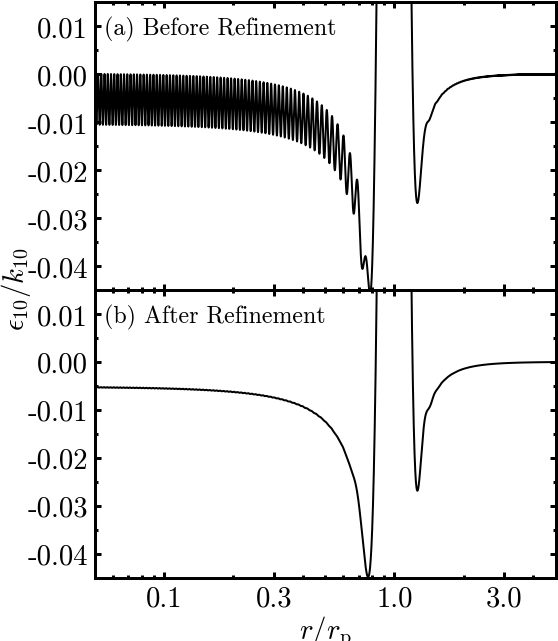

Generate this figure with Julia:
# MR19 Fig. 15: one phase-gradient secant refinement of the fiducial m=10 mode.
# All physics, conventions and diagnostic reductions live in AccretionDisc.Modes.
# Preregistered comparison: emri-disk evidence/mr19-fig15/TOLERANCES.json.
# julia --project=reproduce -t1 reproduce/arXiv-1811.09628/fig15_phase_refine.jl --check
include(joinpath(@__DIR__, "..", "_lib", "repro_harness.jl"))
using .ReproHarness
opts=ReproHarness.parse_args()
ReproHarness.setup!()
ReproHarness.require_tier(opts,:heavy)
using GrTools
using GrTools.AccretionDisc: mr19_phase_refinement
using DelimitedFiles: writedlm

println("[repro] MR19 m=10, 60000 points, one phase-gradient step"); flush(stdout)
t0=time()
figure=mr19_phase_refinement()
println("[repro] solve wall=$(time()-t0) s"); flush(stdout)
s=figure.result
idx=1:30:length(figure.r)
@repro_result "r" figure.r[idx]
@repro_result "before" figure.before[idx]
@repro_result "after" figure.after[idx]
@repro_result "C_before" collect(s.C_before)
@repro_result "C_after" collect(s.C_after)
@repro_result "X_before" collect(s.X_before)
@repro_result "X_after" collect(s.X_after)
@repro_result "X_ratio" collect(s.X_after ./ s.X_before)
@repro_result "relative_C_change" collect(s.relative_C_change)
@repro_result "relative_state_change" collect(s.relative_state_change)
@repro_result "boundary_indices" collect(s.indices)

# Optional full-resolution verification output; never a physics input or a golden substitute.
if haskey(ENV,"MR19_FIG15_EVIDENCE")
    dir=ENV["MR19_FIG15_EVIDENCE"]
    writedlm(joinpath(dir,"computed.csv"),hcat(figure.r,figure.before,figure.after),',')
    metrics=Dict("relative_C_change"=>collect(s.relative_C_change),
                 "relative_state_change"=>collect(s.relative_state_change),
                 "X_before"=>collect(s.X_before),"X_after"=>collect(s.X_after),
                 "C_before"=>[[real(c),imag(c)] for c in s.C_before],
                 "C_after"=>[[real(c),imag(c)] for c in s.C_after])
    write(joinpath(dir,"metrics.json"),ReproHarness.json_write(metrics))
end

# Presentation only: same touching panels, shared axes and labels as the source vector figure.
# Python is used for the Matplotlib Computer Modern mathtext and precise shared-panel layout.
if opts.mode === :regen
    mktemp() do table,io
        writedlm(io,hcat(figure.r,figure.before,figure.after),','); close(io)
        png=joinpath(@__DIR__,"fig15_phase_refine.png")
        presentation=raw"""
import sys
import numpy as np
import matplotlib
matplotlib.use('Agg')
import matplotlib.pyplot as plt
from matplotlib.ticker import LogLocator, NullFormatter, MultipleLocator, FormatStrFormatter
plt.rcParams.update({'font.family':'serif','font.serif':['cmr10'],'mathtext.fontset':'cm','axes.unicode_minus':False,'axes.formatter.use_mathtext':True,'font.size':14.3462,'axes.linewidth':1.5,'xtick.direction':'in','ytick.direction':'in'})
a=np.loadtxt(sys.argv[1],delimiter=',')
fig,axs=plt.subplots(2,1,sharex=True,figsize=(3.875,4.4583),gridspec_kw={'hspace':0})
fig.subplots_adjust(left=47.4/279,right=277.75/279,top=1-1.45/321,bottom=1-289.4/321,hspace=0)
for i,ax in enumerate(axs):
    ax.plot(a[:,0],a[:,i+1],color='black',lw=1.0)
    ax.set(xscale='log',xlim=(.05,5),ylim=(-.045,.015))
    ax.set_yticks(np.arange(-.04,.011,.01))
    ax.yaxis.set_major_formatter(FormatStrFormatter('%.2f'))
    ax.yaxis.set_minor_locator(MultipleLocator(.005))
    ax.tick_params(which='both',top=True,right=True,length=3.15,width=1.5)
    ax.tick_params(which='minor',length=1.6)
    ax.xaxis.set_minor_locator(LogLocator(base=10,subs=np.arange(2,10)))
    ax.xaxis.set_minor_formatter(NullFormatter())
    ax.text(.02,.95,['(a) Before Refinement','(b) After Refinement'][i],transform=ax.transAxes,va='top',fontsize=11.9552)
axs[0].tick_params(labelbottom=False)
axs[1].set_xticks([.1,.3,1.,3.],['0.1','0.3','1.0','3.0'])
axs[1].set_xlabel(r'$r/r_\mathrm{p}$',labelpad=1)
fig.text(.028,.55,r'$\epsilon_{10}/k_{10}$',rotation=90,va='center',ha='center')
fig.savefig(sys.argv[2],dpi=144)
"""
        run(`python3 -c $presentation $table $png`)
        filesize(png)<=200_000 || error("figure exceeds 200 KB")
        println("[repro] wrote $png ($(filesize(png)) bytes)")
    end
end
exit(ReproHarness.conclude!(opts;paper="1811.09628",id="fig15_phase_refine",script=@__FILE__,rtol=1e-7,atol=1e-10))
